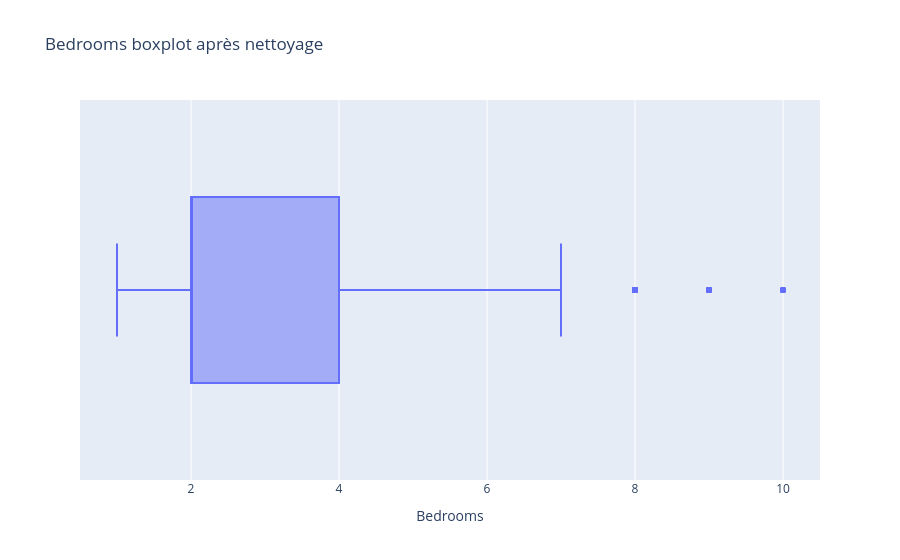

Here is the notebook cell this chart was saved with:
### Code cell
df.loc[(df['Bedrooms'] < 1) | (df['Bedrooms'] > 10), 'Bedrooms'] = np.nan
fig = px.box(
    df,
    x='Bedrooms',
    title='Bedrooms boxplot après nettoyage'
)
fig.show()

### Figure 1 — Plotly figure (JSON) as saved in the notebook; plotly's stock layout.template omitted (floating-point values rounded to 4 significant figures; data arrays with more than 128 entries replaced by an {"elided": "..."} marker saying what was removed)
{"data": [{"alignmentgroup": "True", "hovertemplate": "Bedrooms=%{x}<extra></extra>", "legendgroup": "", "marker": {"color": "#636efa"}, "name": "", "notched": false, "offsetgroup": "", "orientation": "h", "showlegend": false, "type": "box", "x": {"elided": "3035 float values"}, "x0": " ", "xaxis": "x", "y0": " ", "yaxis": "y"}], "layout": {"boxmode": "group", "legend": {"tracegroupgap": 0}, "title": {"text": "Bedrooms boxplot après nettoyage"}, "xaxis": {"anchor": "y", "domain": [0, 1], "title": {"text": "Bedrooms"}}, "yaxis": {"anchor": "x", "domain": [0, 1]}}}
